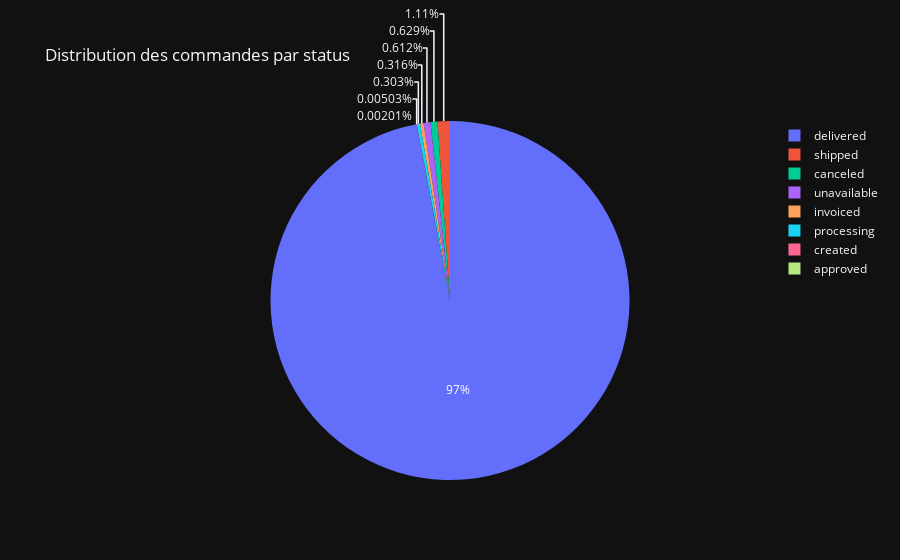

Notebook cell for this chart:
### Code cell
# 2.2.2 - graphique de la distribution des commandes par status
fig2 = px.pie(order_status_count.reset_index(), names="order_status", values="order_id", title="Distribution des commandes par status")
fig2.show()

### Figure 1 — Plotly figure (JSON) as saved in the notebook; plotly's stock layout.template omitted (floating-point values rounded to 4 significant figures)
{"data": [{"domain": {"x": [0.0, 1.0], "y": [0.0, 1.0]}, "hovertemplate": "order_status=%{label}<br>order_id=%{value}<extra></extra>", "labels": ["approved", "canceled", "created", "delivered", "invoiced", "processing", "shipped", "unavailable"], "legendgroup": "", "name": "", "showlegend": true, "values": [2, 625, 5, 96478, 314, 301, 1107, 609], "type": "pie"}], "layout": {"legend": {"tracegroupgap": 0}, "title": {"text": "Distribution des commandes par status"}}}
